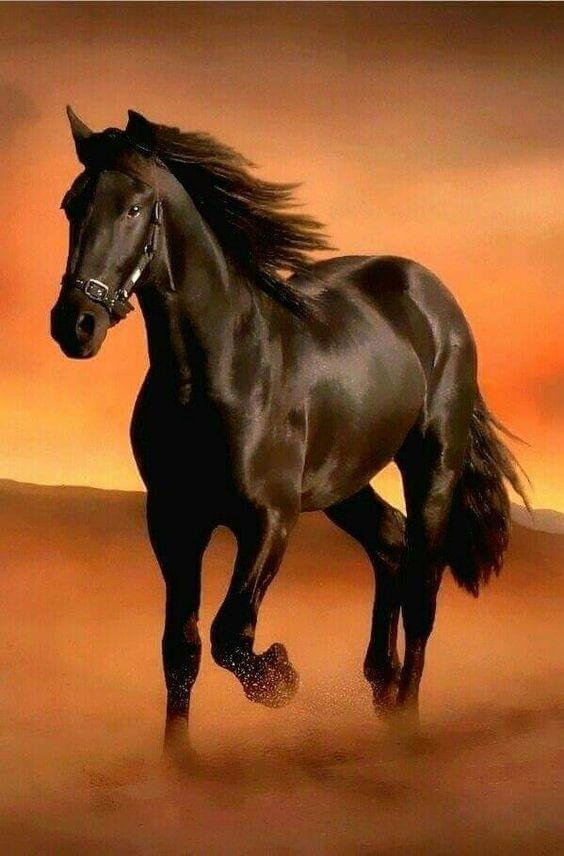
#> input picture resources/horse.jpg, 564 x 856 px
$ python gorev5.py
#> lines starting #> are read from the running program, lines starting #| are printed output that depends on the picture; after the words box and inside, x2 and y2 are one past the last pixel; in counts of white or black regions, pixels touching at a corner belong together
import cv2
import numpy as np

path = "resources/horse.jpg"
img = cv2.imread(path)
#> img is the input picture: shape (856, 564, 3); mean B, G, R 41.2, 82.5, 140.7
img_1 = np.uint8(img)
cv2.rectangle(img_1 , (0,0), (564,846), (0,255,255),10)
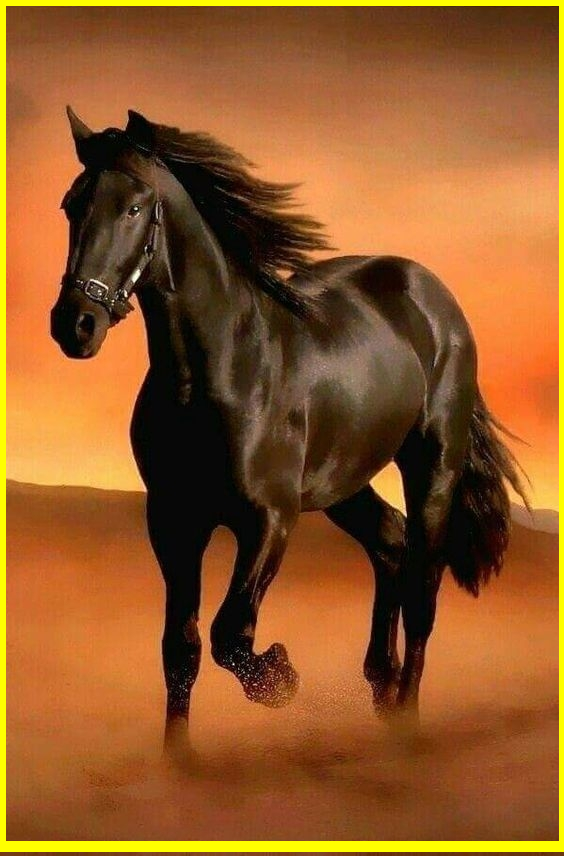
#> img_1: shape (856, 564, 3); 3.89% of pixels changed, all inside (x1, y1, x2, y2) = (0, 0, 564, 852)
img_gray = cv2.cvtColor(img_1, cv2.COLOR_BGR2GRAY)
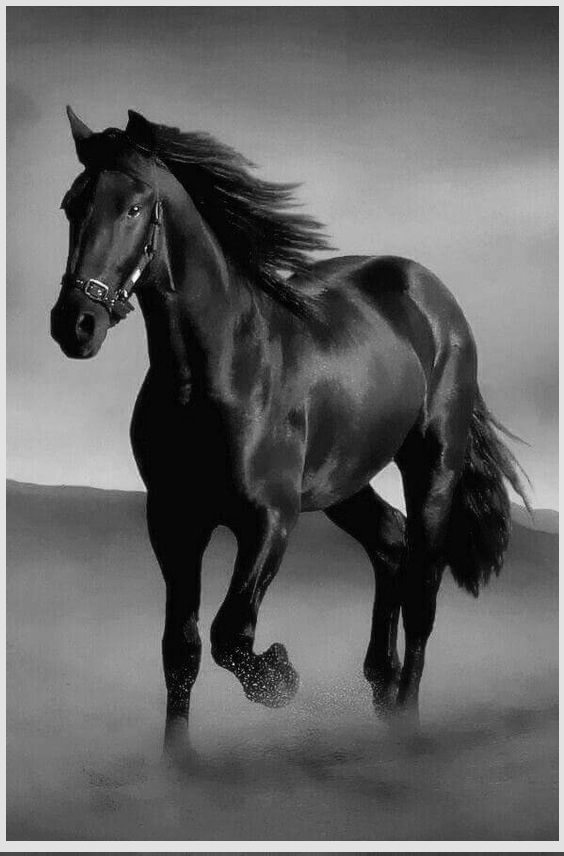
#> img_gray: shape (856, 564); min 0, max 252, mean 100
img_blur = cv2.GaussianBlur(img_gray, (7,15)#blurlamanın şiddeti
                            , 0) #blurlama işlemi gerçekleştirildi
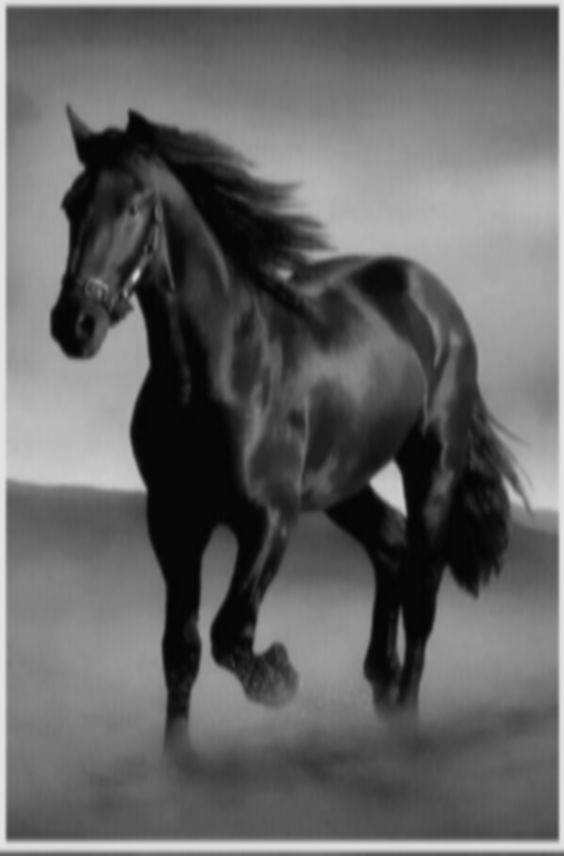
#> img_blur: shape (856, 564); min 4, max 226, mean 100
cv2.imshow("the gray one", img_gray)
cv2.imshow("the gray one with blur", img_blur)
cv2.waitKey(0)
#her pikselin üç ayrı parlaklık değeri vardır. Birçok bilgisayarlı görü algoritması daha çok renk parlaklıklarıyla ilgilendiği için gri tonlama yapma, iş yükünü
#azaltır ve performansı arttırır. Bunun örneğini tıbbi görüntülemelerde görebiliriz. x ışını ve ultrason gibi görüntüler griye çevrilerek tanı daha kolay konulur.
#Blurlama ise sensör hatalarından kaynaklanan keskin görüntüleri yumuşatmaya yarar.Canny ise görüntüdeki sadece önemli ve keskin detaylara odaklanmamızı sağlar.
#Aynı zamanda blurlama işlemi ile günlük hayatta tanınmayan kişilerin blurlanması sağlanabilir.
#Kısacası gri tonlama ile görüntüler sadeleştirir blurlama ile ise gürültü azaltılmış olur.
